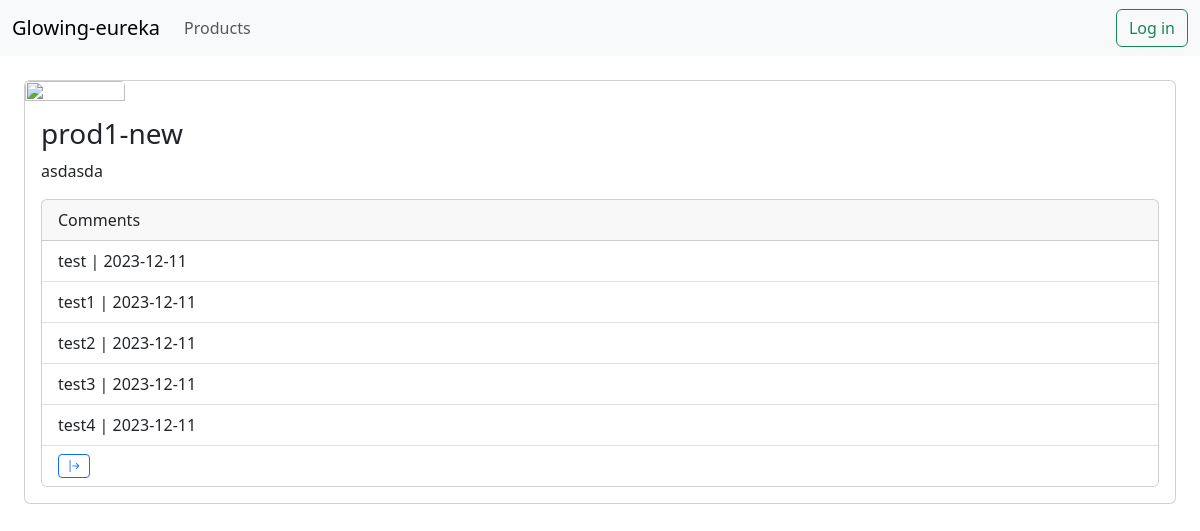
/products/1, run on the app's committed database.
### db.py (models this page shows, shortened)
class product(Base):
    __tablename__ = "product"
    id = Column(Integer, primary_key=True)
    title = Column(String, nullable=False)
    description = Column(String)
    isDeleted = Column(Boolean, nullable=False)
    creationDate = Column(Date, default="CURRENT_DATE")
    imageURL = Column(String)
    categories: Mapped[list['category']] = relationship(
        secondary=product_category, back_populates="products"
    )
    comments = relationship("comment", backref=backref("product"))

class comment(Base):
    __tablename__ = "comment"
    id = Column(Integer, primary_key=True)
    productId = Column(Integer, ForeignKey("product.id"), nullable=False)
    description = Column(String)
    isDeleted = Column(Boolean, nullable=False)
    creationDate = Column(Date, nullable=False)
    userId = Column(Integer, ForeignKey("user.id"), nullable=False)

### app.py (the view)
@bp.route("/products/<id>", methods=["GET"])
def singleProduct(id:int):
    if not id.isnumeric():
        abort(400)
    page = getPageFromRequest()
    id = int(id)
    with db.Session(db.engine) as session:
        stmt = db.select(db.product).where(db.product.id == id)
        product = [r for r in session.scalars(stmt)][0]
        stmt = db.select(db.comment).where(db.comment.productId == product.id).where(db.comment.isDeleted == False)
        comments = [r for r in session.scalars(stmt)]
    return render_template("product.html", product=product, comments=comments[page * 5:(page + 1) * 5], page=page, next=len(comments) > (page + 1) * 5, auth=getAuthFromRequest(), user=getUserFromRequest())

### app.py (called while the page is built)
def getAuthFromRequest() -> db.token | None:
    if "auth" not in request.cookies:
        return None
    tok = db.validateToken(request.cookies["auth"])
    return tok

def getUserFromRequest() -> db.user | None:
    if "auth" not in request.cookies:
        return None
    usr = db.getUserFromAuth(request.cookies["auth"])
    if usr is None:
        return None
    return usr

def getPageFromRequest() -> int:
    if "page" not in request.args:
        return 0
    else:
        return int(request.args["page"])

### templates/product.html (shortened to what this page needs)
<html>
    {%include "head.html"%}
    <body>
        {%include "navbar.html"%}
        <main>
            <div class="card">
                {%if product.imageURL != None %}
                <img src="{{product.imageURL}}" class="card-img-top" style="max-height: 100px;max-width: 100px;">
                {%endif%}
                <div class="card-body">
                    <h3 class="card-title">
                        {{product.title}}
                    </h3>
                    {%if product.description != None%}
                    <p class="card-text">{{product.description}}</p>
                    {%endif%}
                    <div class="card">
                        <div class="card-header">
                            Comments
                        </div>
                        <ul class="list-group list-group-flush">
                            {%for comment in comments%}
                                <li class="list-group-item" id="{{comment.id}}">
                                    <div style="display: inline-block;">
                                        <span id="commentText">{{comment.description}}</span> | <span id="commentDate">{{comment.creationDate}}</span>
                                    </div>
                                </li>
                            {%endfor%}
                            {%if page > 0 or next%}
                            <li class="list-group-item">
                                {%if next%}
                                <a href="{{url_for(request.endpoint, id=product.id, page=page+1)}}" class="btn btn-outline-primary btn-sm"><i class="bi bi-arrow-bar-right"></i></a>
                                {%endif%}
                            </li>
                            {%endif%}
                        </ul>
                    </div>
                </div>
            </div>
        </main>
    </body>
</html>

### static/style.css (style rules this page uses)
main { margin:2% !important; }
span { display: inline-block; }

### data on the page
product: title "prod1-new", description "asdasda"
comment: description "test", creationDate "2023-12-11"
comment: description "test1", creationDate "2023-12-11"
comment: description "test2", creationDate "2023-12-11"
comment: description "test3", creationDate "2023-12-11"
comment: description "test4", creationDate "2023-12-11"
